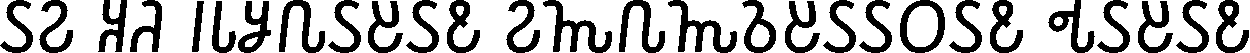
#> input picture laba_6/to_parse_72.bmp, 1250 x 53 px
$ python find_letters.py
#> lines starting #> are read from the running program, lines starting #| are printed output that depends on the picture; after the words box and inside, x2 and y2 are one past the last pixel; in counts of white or black regions, pixels touching at a corner belong together
import numpy as np
import matplotlib.pyplot as plt
from PIL import Image, ImageDraw

#img_path = "result/monochrome_transparent.bmp"
img_path = "to_parse_72.bmp"
#img_path = "Alphabet_52.bmp"
img = Image.open(img_path).convert('RGBA')
arr = np.array(img)
mask = (arr[:, :, 0] < 128).astype(int)
#> mask: shape (53, 1250) int64; values 0 (black) and 1 (white), 30.4% white; 28 white regions, largest, box (x1, y1, x2, y2) and area: (543, 0, 612, 53) 1087, (668, 0, 737, 53) 1087, (279, 0, 325, 53) 884

h_profile = mask.sum(axis=1)
#> h_profile = 53 values, max 704 at index 47, min 187 at index 0, mean 380.3

def find_blocks(profile, threshold=0, min_len=1):
#> called with profile = array of shape (53,), threshold = 0, min_len = 0
    blocks = []
    start = None
    for i, val in enumerate(profile):
        if val > threshold and start is None:
            start = i
        elif val <= threshold and start is not None:
            if i - start >= min_len:
                blocks.append((start, i-1))
            start = None
#> this loop made 53 passes
#> (val, start) on pass 1: (187, 0)
#> val on passes 2 to 7: 363, 440, 484, 504, 529, 370
#> after the loop, blocks = []; start = 0
    if start is not None and len(profile) - start >= min_len:
        blocks.append((start, len(profile)-1))
    return blocks

rows = find_blocks(h_profile, threshold=0, min_len=0)
#> rows = [(0, 52)]

all_chars = []
for y1, y2 in rows:
    row_mask = mask[y1:y2+1, :]
    v_profile = row_mask.sum(axis=0)
    cols = find_blocks(v_profile, threshold=0, min_len=0)
    for x1, x2 in cols:
        all_chars.append((x1, y1, x2, y2))
#> this loop made 1 pass
#> after the loop, all_chars = 28 items, first 6: (0, 0, 32, 52), (39, 0, 72, 52), (98, 0, 126, 52), (130, 0, 161, 52), (192, 0, 203, 52), (212, 0, 235, 52)

all_chars.sort(key=lambda b: (b[1], b[0]))

print(f"Найдено строк: {len(rows)}")
#| Найдено строк: 1
print(f"Найдено символов: {len(all_chars)}")
#| Найдено символов: 28

draw = ImageDraw.Draw(img)
for (x1, y1, x2, y2) in all_chars:
    draw.rectangle([x1, y1, x2, y2], outline=(0, 255, 0, 255), width=2)
#> this loop made 28 passes
#> (x1, x2) on passes 1 to 12: (0, 32), (39, 72), (98, 126), (130, 161), (192, 203), (212, 235), (238, 270), (279, 324), (328, 360), (368, 402), (406, 438), (447, 479)

output_path = "result/segmented_on_original_72.png"
img.save(output_path)
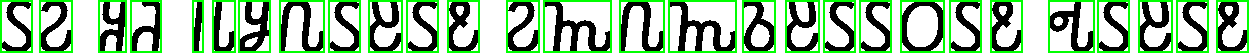
#> saved as segmented_on_original_72.png: PIL image 1250x53 RGBA; mean R, G, B, A 149.2, 186, 149.2, 255
print(f"Сохранено: {output_path}")

with open("segmentation_coords_72.csv", "w") as f:
    f.write("x1;y1;x2;y2\n")
    for x1, y1, x2, y2 in all_chars:
        f.write(f"{x1};{y1};{x2};{y2}\n")

$ run again, with laba_6/result/monochrome_transparent.bmp copied over laba_6/to_parse_72.bmp
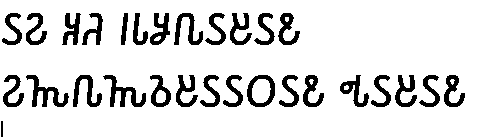
#> input picture laba_6/result/monochrome_transparent.bmp, 494 x 137 px
#> mask: shape (137, 494) int64; values 0 (black) and 1 (white), 12.7% white; 29 white regions, largest, box (x1, y1, x2, y2) and area: (26, 75, 69, 107) 470, (103, 75, 146, 107) 465, (73, 75, 102, 107) 380
#> h_profile = 137 values, max 286 at index 103, min 0 at index 0, mean 62.9
#> the loop in find_blocks, `for i, val in enumerate(profile):` made 137 passes
#> val on passes 1 to 8: 0, 0, 0, 0, 0, 0, 0, 0
#> after the loop in find_blocks, `for i, val in enumerate(profile):`: blocks = [(13, 44), (75, 106)]; start = 121
#> rows = [(13, 44), (75, 106), (121, 136)]
#> the loop `for y1, y2 in rows:` made 3 passes
#> pass 1, `row_mask = mask[y1:y2+1, :]`:
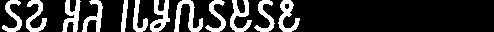
#> row_mask: shape (32, 494) int64; values 0 (black) and 1 (white), 21.3% white; 12 white regions, largest, box (x1, y1, x2, y2) and area: (174, 0, 203, 32) 374, (230, 0, 252, 32) 328, (150, 0, 170, 32) 325
#> after the loop `for y1, y2 in rows:`: all_chars = 29 items, first 6: (2, 13, 21, 44), (26, 13, 46, 44), (62, 13, 80, 44), (82, 13, 102, 44), (121, 13, 127, 44), (133, 13, 147, 44)
#| Найдено строк: 3
#| Найдено символов: 29
#> the loop `for (x1, y1, x2, y2) in all_chars:` made 29 passes
#> `img.save(output_path)`:
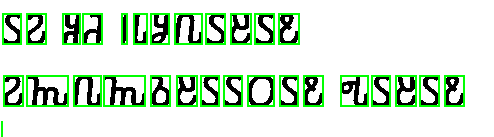
#> saved as segmented_on_original_72.png: PIL image 494x137 RGBA; mean R, G, B, A 208.4, 230, 208.4, 255
#> the loop `for x1, y1, x2, y2 in all_chars:` made 29 passes

$ run again, with laba_5/Alphabet_52.bmp copied over laba_6/to_parse_72.bmp
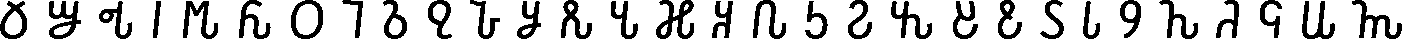
#> input picture laba_5/Alphabet_52.bmp, 1402 x 39 px
#> h_profile = 39 values, max 486 at index 35, min 128 at index 0, mean 314.5
#> the loop in find_blocks, `for i, val in enumerate(profile):` made 39 passes
#> (val, start) on pass 1: (128, 0)
#> after the loop in find_blocks, `for i, val in enumerate(profile):`: blocks = []; start = 0
#> rows = [(0, 38)]
#> the loop `for y1, y2 in rows:` made 1 pass
#> after the loop `for y1, y2 in rows:`: all_chars = 30 items, first 6: (0, 0, 26, 38), (49, 0, 80, 38), (99, 0, 131, 38), (153, 0, 160, 38), (183, 0, 217, 38), (239, 0, 270, 38)
#| Найдено строк: 1
#| Найдено символов: 30
#> the loop `for (x1, y1, x2, y2) in all_chars:` made 30 passes
#> (x1, x2) on passes 1 to 8: (0, 26), (49, 80), (99, 131), (153, 160), (183, 217), (239, 270), (291, 322), (342, 362)
#> `img.save(output_path)`:
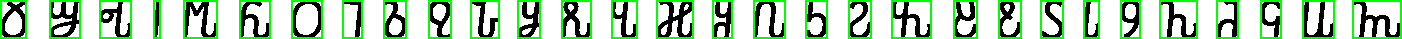
#> saved as segmented_on_original_72.png: PIL image 1402x39 RGBA; mean R, G, B, A 172.6, 207.8, 172.6, 255
#> the loop `for x1, y1, x2, y2 in all_chars:` made 30 passes
